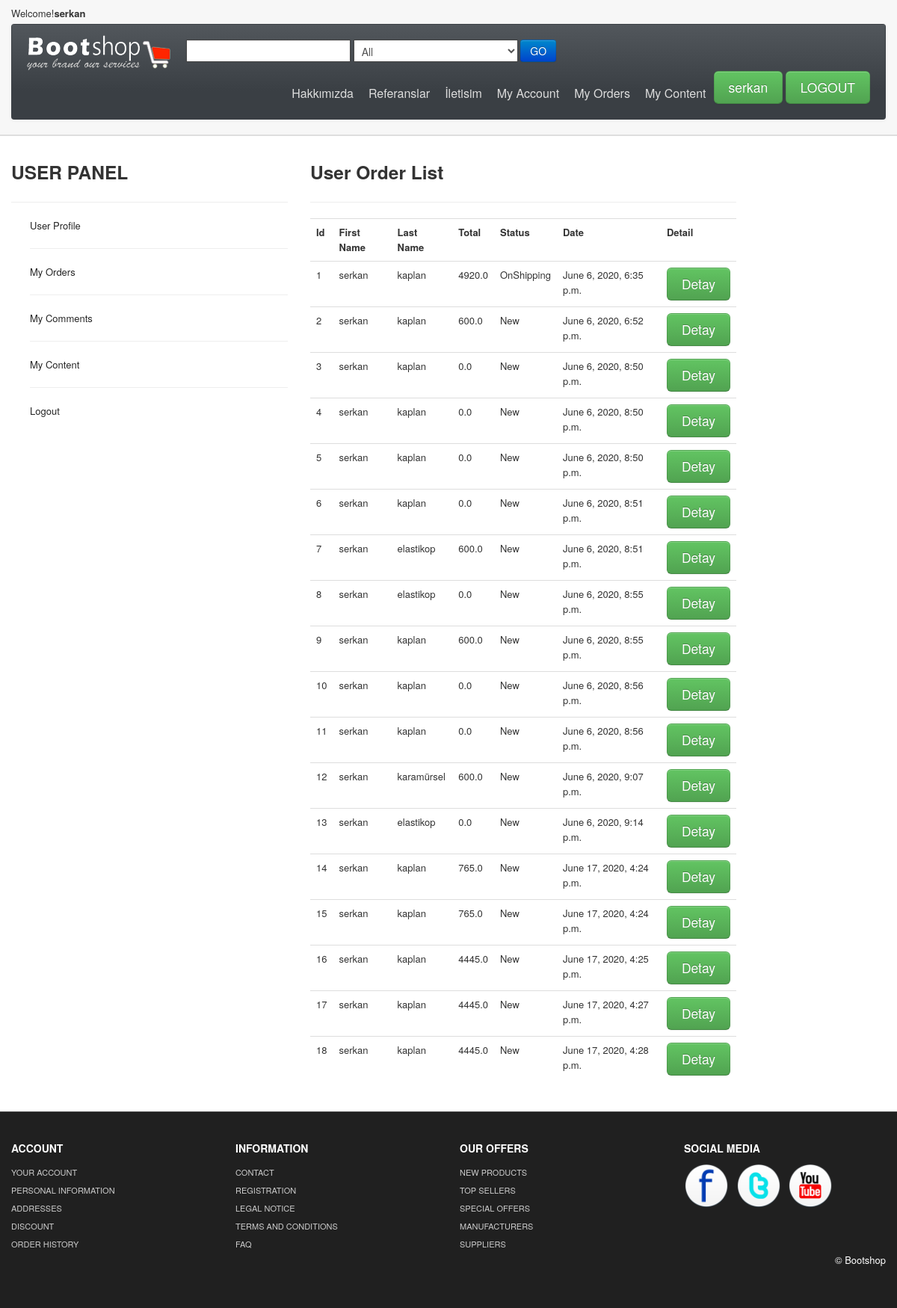
Screenshot of /user/orders/ (signed in) with the database file from the repository.
### order/models.py (models this page shows, shortened)
class Order(models.Model):
    STATUS  = (
        ('New' , 'New'),
        ('Accepted', 'Accepted'),
        ('Preaparing', 'Preaparing'),
        ('OnShipping', 'OnShipping'),
        ('Completed', 'Completed'),
        ('Canceled', 'Canceled'),
    )
    user = models.ForeignKey(User,on_delete=models.SET_NULL,null=True)
    code = models.CharField(max_length=5,editable=False)
    first_name = models.CharField(max_length=50)
    last_name = models.CharField(max_length=50)
    phone = models.CharField(blank=True,max_length=20)
    address = models.CharField(blank=True,max_length=150)
    city = models.CharField(blank=True,max_length=20)
    country = models.CharField(blank=True,max_length=20)
    total = models.FloatField()
    status = models.CharField(max_length=20,choices=STATUS,default='New')
    ip = models.CharField(blank=True,max_length=20)
    adminnote = models.CharField(blank=True, max_length=20)
    create_at = models.DateTimeField(auto_now_add=True)
    update_at = models.DateTimeField(auto_now_add=True)

### user/views.py (the view)
# urls.py: path('orders/', views.orders, name="orders"),
@login_required(login_url='/login')
def orders(request):
    category = Category.objects.all()
    current_user =request.user
    orders = Order.objects.filter(user_id=current_user.id)
    context = {
        'category': category,
        'orders': orders,
    }
    return render(request, 'user_orders.html', context)

### user/templates/user_orders.html (shortened to what this page needs)
{% extends "homebase.html"%}
{%block content %}
<div id="mainBody">
<div class="container">
	<div class="row">
		<div class="span4">
		<h3>USER PANEL</h3>
			<hr>
			{%include "user_panel.html" %}
		</div>
		<div class="span6">
		<h3>User Order List</h3>
			<hr>
			<table class="table">
                <tr style="border :none"  class="techSpecRow">
				  	<th >Id</th>
					<th >First Name</th>
					<th>Last Name</th>
					<th >Total</th>
					<th>Status</th>
					<th>Date</th>
					<th >Detail</th>
				</tr>
				{%for rs in orders%}
					<tr style="border :none"  class="techSpecRow" >
						<td>{{rs.id}}</td>
						<td>{{rs.first_name}}</td>
						<td>{{rs.last_name}}</td>
						<td>{{rs.total}}</td>
						<td>{{rs.status}}</td>
						<td>{{rs.create_at}}</td>
						<td><a class="btn btn-large btn-success" href="/user/orderdetail/{{rs.id}}">Detay</a></td>
					</tr>
				{%endfor%}
			</table>
		</div>
	</div>
</div>
</div>
{% endblock %}

### home/templates/header.html (shortened to what this page needs)
{%load static%}
<div id="header">
<div class="container">
<div id="welcomeLine" class="row">
	<div class="span6">Welcome!<strong>{{user.username}}</strong></div>
	<div class="span6">
	</div>
</div>
<div id="logoArea" class="navbar">
  <div class="navbar-inner">
    <a class="brand" href="/"><img src="{%static 'themes/images/logo.png'%}" alt="Bootsshop"/></a>
	  <form class="form-inline navbar-search" method="post" action="/search/" >
		  <input id="query"  name="query" class="srchTxt" type="text" />
		  {% load mptt_tags %}
		  <select name="catid" class="srchTxt">
			<option value="0" >All</option>
		 </select>
		 <button type="submit" id="submitButton" class="btn btn-primary">GO</button>
    </form>
    <ul id="topMenu" class="nav pull-right">
	 <li class=""><a href=" /hakkimizda">Hakkımızda</a></li>
	 <li class=""><a href=" /referanslar">Referanslar</a></li>
	 <li class=""><a href=" /iletisim">İletisim</a></li>
	 <li class=""><a href=" /user">My Account</a></li>
	 <li class=""><a href=" /user/orders">My Orders</a></li>
	 <li class=""><a href=" /user/contents">My Content</a></li>
		 {%if user.id is not None%}
	 <a href="/login/" role="button" data-toggle="modal" style="padding-right:0"><span class="btn btn-large btn-success">{{user.username}}</span></a>
		 <a href="/logout"><span class="btn btn-large btn-success">LOGOUT </span></a></a>
		 {%else%}
		 <a href="/login/" role="button" data-toggle="modal" style="padding-right:0"><span class="btn btn-large btn-success">LOGİN </span></a>
		 <a href="/signup/"><span class="btn btn-large btn-success">SIGNUP </span></a></a>
		  {%endif%}
    </ul>
  </div>
</div>
</div>
</div>

### home/static/themes/css/base.css (style rules this page uses)
#mainBody { border-top:2px solid #dedede; padding-top: 18px; }
#carouselBlk,#header { background: url(../images/headerRepeat.png) repeat-x 0 0 #f7f7f7; }
#logoArea, #logoArea a { line-height:49px; }
#logoArea .btn, #logoArea .btn-group { margin-top: 0; }
#welcomeLine { padding: 8px 0 4px }
.navbar-search .srchTxt { border-radius: 0;border: 1px solid #444; }
.navbar .nav > li > a { padding:10px;color: #DDD;text-shadow: none;font-size: 16px; }
#logoArea, #logoArea a { outline:none; }
.navbar .nav.pull-right, #sideManu { overflow:hidden; }
.navbar-search { margin-top: 8px; }

### rows the page displays
Order: id "1", first_name "serkan", last_name "kaplan", total "4920.0", status "OnShipping", create_at "June 6, 2020, 6:35 p.m."
Order: id "2", first_name "serkan", last_name "kaplan", total "600.0", status "New", create_at "June 6, 2020, 6:52 p.m."
Order: id "3", first_name "serkan", last_name "kaplan", total "0.0", status "New", create_at "June 6, 2020, 8:50 p.m."
Order: id "4", first_name "serkan", last_name "kaplan", total "0.0", status "New", create_at "June 6, 2020, 8:50 p.m."
Order: id "5", first_name "serkan", last_name "kaplan", total "0.0", status "New", create_at "June 6, 2020, 8:50 p.m."
Order: id "6", first_name "serkan", last_name "kaplan", total "0.0", status "New", create_at "June 6, 2020, 8:51 p.m."
Order: id "7", first_name "serkan", last_name "elastikop", total "600.0", status "New", create_at "June 6, 2020, 8:51 p.m."
Order: id "8", first_name "serkan", last_name "elastikop", total "0.0", status "New", create_at "June 6, 2020, 8:55 p.m."
Order: id "9", first_name "serkan", last_name "kaplan", total "600.0", status "New", create_at "June 6, 2020, 8:55 p.m."
Order: id "10", first_name "serkan", last_name "kaplan", total "0.0", status "New", create_at "June 6, 2020, 8:56 p.m."
Order: id "11", first_name "serkan", last_name "kaplan", total "0.0", status "New", create_at "June 6, 2020, 8:56 p.m."
Order: id "12", first_name "serkan", last_name "karamürsel", total "600.0", status "New", create_at "June 6, 2020, 9:07 p.m."
Order: id "13", first_name "serkan", last_name "elastikop", total "0.0", status "New", create_at "June 6, 2020, 9:14 p.m."
Order: id "14", first_name "serkan", last_name "kaplan", total "765.0", status "New", create_at "June 17, 2020, 4:24 p.m."
Order: id "15", first_name "serkan", last_name "kaplan", total "765.0", status "New", create_at "June 17, 2020, 4:24 p.m."
Order: id "16", first_name "serkan", last_name "kaplan", total "4445.0", status "New", create_at "June 17, 2020, 4:25 p.m."
Order: id "17", first_name "serkan", last_name "kaplan", total "4445.0", status "New", create_at "June 17, 2020, 4:27 p.m."
Order: id "18", first_name "serkan", last_name "kaplan", total "4445.0", status "New", create_at "June 17, 2020, 4:28 p.m."

### other values shown
{{ user.username }} "serkan"
